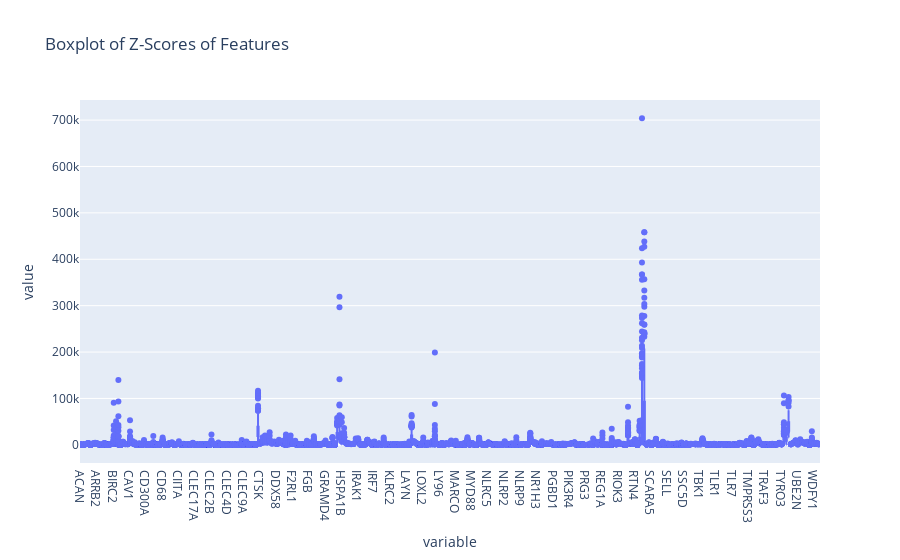

The code cell stored with this chart in its notebook:
### Code cell
fig = px.box(x_train, y=x_train.columns, title="Boxplot of Z-Scores of Features")
fig.show()

### Figure 1 — Plotly figure (JSON) as saved in the notebook; plotly's stock layout.template omitted (floating-point values rounded to 4 significant figures; data arrays with more than 128 entries replaced by an {"elided": "..."} marker saying what was removed)
{"data": [{"alignmentgroup": "True", "hovertemplate": "variable=%{x}<br>value=%{y}<extra></extra>", "legendgroup": "", "marker": {"color": "#636efa"}, "name": "", "notched": false, "offsetgroup": "", "orientation": "v", "showlegend": false, "type": "box", "x": {"elided": "80136 str values"}, "x0": " ", "xaxis": "x", "y": {"elided": "80136 float values"}, "y0": " ", "yaxis": "y"}], "layout": {"boxmode": "group", "legend": {"tracegroupgap": 0}, "title": {"text": "Boxplot of Z-Scores of Features"}, "xaxis": {"anchor": "y", "domain": [0, 1], "title": {"text": "variable"}}, "yaxis": {"anchor": "x", "domain": [0, 1], "title": {"text": "value"}}}}
